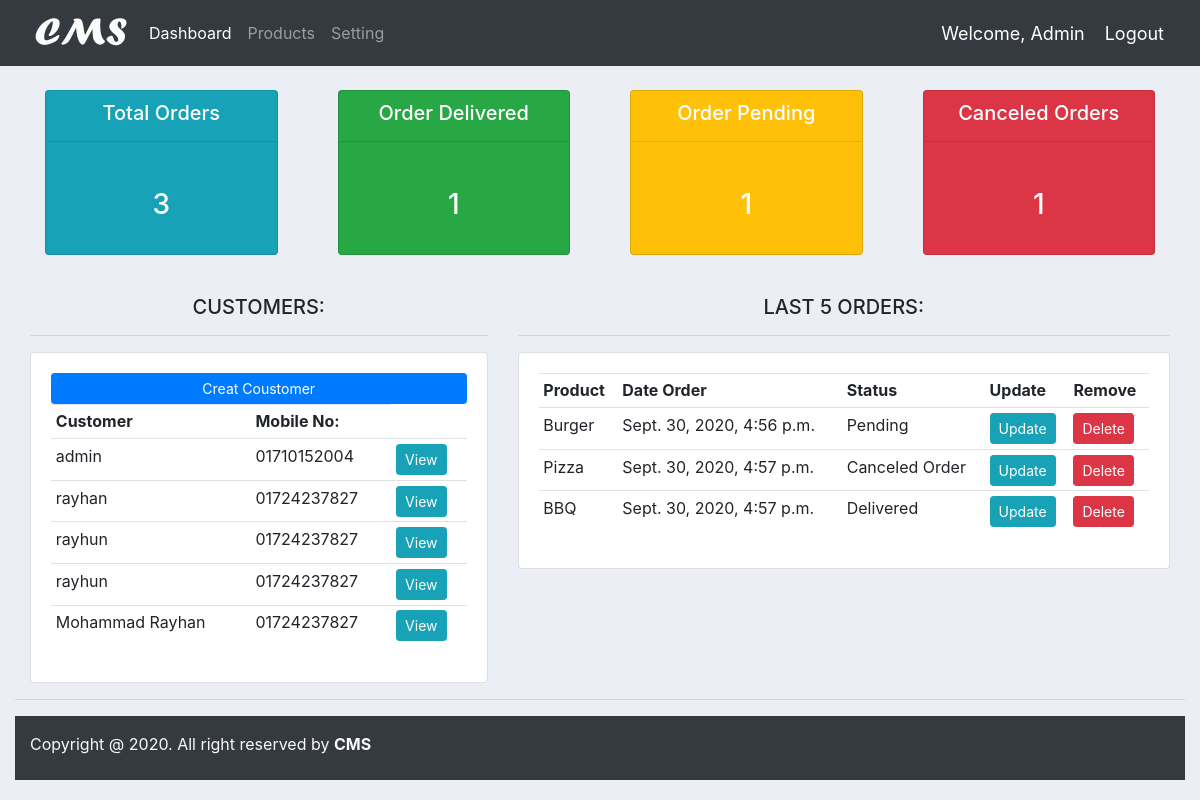
The app's page / (signed in) with its own data.
### accounts/models.py (models this page shows, shortened)
class Customer(models.Model):
    user = models.OneToOneField(User, null=True, blank=True, on_delete=models.CASCADE)
    name = models.CharField(max_length=200, null=True)
    phone = models.CharField(max_length=200, null=True)
    email = models.CharField(max_length=200, null=True)
    profile_pic = models.ImageField(default="demo.jpg", null=True, blank=True)
    date_created = models.DateTimeField(auto_now_add=True, null=True)

class Order(models.Model):
    STATUS = (
        ('Pending','Pending'),
        ('Canceled Order','Canceled Order'),
        ('Delivered','Delivered')
        )
    customer = models.ForeignKey(Customer, null=True, on_delete=models.SET_NULL)
    Product = models.ForeignKey(Product, null=True, on_delete=models.SET_NULL)
    date_created = models.DateTimeField(auto_now_add=True, null=True)
    statur = models.CharField(max_length=200, null=True, choices=STATUS)
    note = models.CharField(max_length=200, null=True)

class Product(models.Model):
    CATAGORY = (
        ('Indoor','Indoor'),
        ('Out Door','Out Door'),
    )
    name = models.CharField(max_length=200, null=True)
    price = models.FloatField(null=True)
    catagory = models.CharField(max_length=200, null=True, choices=CATAGORY)
    descriprion = models.CharField(max_length=500 ,null=True, blank=True)
    data_created = models.DateTimeField(auto_now_add=True)
    tags = models.ManyToManyField(Tag)
    def __str__(self):
        return str(self.name)

### accounts/decorators.py (the view)
    def wrapper_func(request, *args, **kwargs):
        group = None
        if request.user.groups.exists():
            group = request.user.groups.all()[0].name
        if group == 'customer':
            return redirect('user_profile')
        elif group == 'admin':
            return view_func(request, *args, **kwargs)
        else:
            return HttpResponse("<h1 style= 'color:red; font-size:50px; text-align:center; background:gray; padding: 270px 0;'>401 You are not authenticated</h1>")

### accounts/views.py (called while the page is built)
@login_required(login_url='login')
@admin_only
def home(request):
    orders = Order.objects.all()
    customers = Customer.objects.all()
    total_customers = customers.count()
    total_orders = orders.count()
    order_delivered = orders.filter(statur='Delivered').count()
    order_pending = orders.filter(statur='Pending').count()
    order_cancels = orders.filter(statur='Canceled Order').count()
    context = {
        'orders':orders,
        'customers':customers,
        'total_orders':total_orders,
        'order_delivered':order_delivered,
        'order_pending':order_pending,
        'order_cancels':order_cancels
    }
    return render(request, 'accounts/dashbord.html',context)

### accounts/templates/accounts/dashbord.html
{% extends 'accounts/main.html' %}
{% block content %}
<div class="container-fluid">
{% include 'accounts/status.html' %}
<br>
<div class="row">
    <div class="col-md-5">
        <h5 class="text-center">CUSTOMERS:</h5>
        <hr>
        <div class="card card-body">
            <a class="btn btn-primary btn-sm btn-block" href="">Creat Coustomer</a>
            <table class="table table-sm">
                <tr>
                    <th>Customer</th>
                    <th>Mobile No:</th>
                </tr>
                {% for customer in customers %}
                <tr>
                    <td>{{ customer.name }}</td>
                    <td>{{ customer.phone }}</td>
                    <td><a class="btn btn-sm btn-info" href="{% url 'customer' customer.pk %}">View</a></td>
                </tr>
                {% endfor %}
            </table>
        </div>
    </div>
    <div class="col-md-7">
        <h5 class="text-center">LAST 5 ORDERS:</h5>
        <hr>
        <div class="card card-body">
            <table class="table table-sm">
                <tr>
                    <th>Product</th>
                    <th>Date Order</th>
                    <th>Status</th>
                    <th>Update</th>
                    <th>Remove</th>
                </tr>
                {% for order in orders %}
                <tr>
                    <td>{{ order.Product }}</td>
                    <td>{{ order.date_created }}</td>
                    <td>{{ order.statur }}</td>
                    <td><a class="btn btn-sm btn-info" href="{% url 'update_order' order.pk %}">Update</a></td>
                    <td><a class="btn btn-sm btn-danger" href="{% url 'delete_order' order.pk %}">Delete</a></td>
                </tr>
                {% endfor %}
            </table>
        </div>
    </div>
</div>
</div>
{% endblock %}

### accounts/templates/accounts/navbar.html (shortened to what this page needs)
{% load static %}
<nav class="navbar navbar-expand-lg navbar-dark bg-dark">
  <img id="logo" src="{% static '/images/logo.png' %}" alt="" title="Customer Management System">
    <div class="collapse navbar-collapse" id="navbarSupportedContent">
      <ul class="navbar-nav mr-auto">
        {% if request.user.is_staff %}
        <li class="nav-item active">
          <a class="nav-link" href="{% url 'home' %}">Dashboard</a>
        </li>
        {% endif %}
        <li class="nav-item">
          <a class="nav-link" href="{% url 'products' %}">Products</a>
        </li>
        <li class="nav-item">
          <a class="nav-link" href="{% url 'account' %}">Setting</a>
        </li>
      </ul>
    </div>
    <span class="hello">Welcome, {{ request.user|title }} </span>
    <span><a class="hello" href="{% url 'logout' %}">Logout</a></span>
  </nav>

### static/css/main.css (style rules this page uses)
#logo { height: 50PX; }
body { background-color: #ebeff5; }

### accounts/templates/accounts/navbar.html (style rules this page uses)
.hello { color: #fff; font-size: 18px; margin-right: 20px; }

### records on screen
Customer: name "admin", phone "01710152004"
Customer: name "rayhan", phone "01724237827"
Customer: name "rayhun", phone "01724237827"
Customer: name "rayhun", phone "01724237827"
Customer: name "Mohammad Rayhan", phone "01724237827"
Order: Product "Burger", date_created "Sept. 30, 2020, 4:56 p.m.", statur "Pending"
Order: Product "Pizza", date_created "Sept. 30, 2020, 4:57 p.m.", statur "Canceled Order"
Order: Product "BBQ", date_created "Sept. 30, 2020, 4:57 p.m.", statur "Delivered"

### other values on screen
{{ request.user|title }} "Admin"
{{ total_orders }} "3"
{{ order_delivered }} "1"
{{ order_pending }} "1"
{{ order_cancels }} "1"
